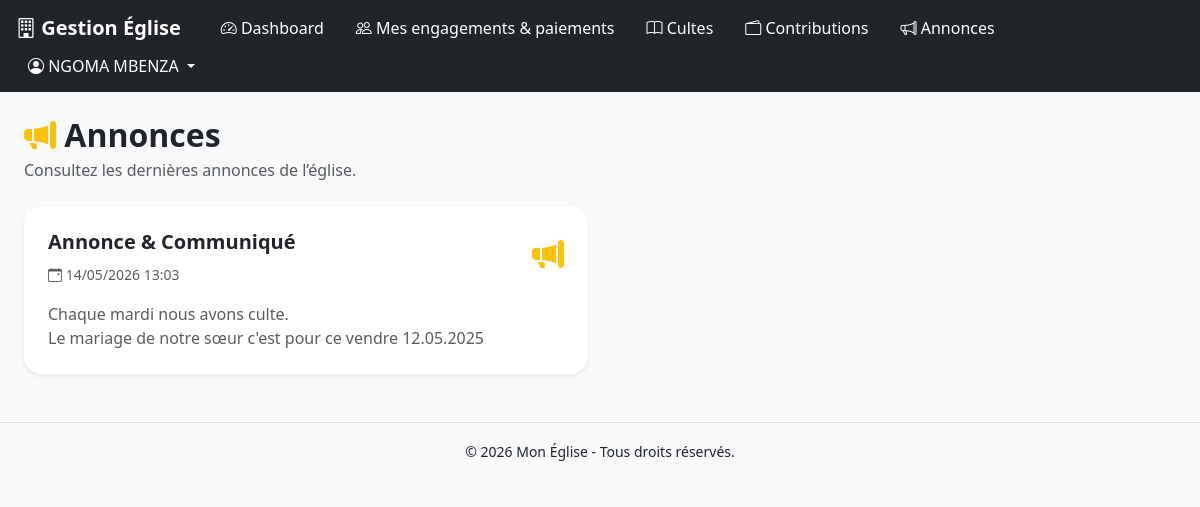
/fideles/annonces/index.php (signed in), run on the app's committed database.
### tables this page shows
CREATE TABLE `annonces` (
  `id` int(11) NOT NULL,
  `titre` varchar(255) NOT NULL,
  `contenu` text NOT NULL,
  `created_at` timestamp NOT NULL DEFAULT current_timestamp()
);

### fideles/annonces/index.php (the view, shortened to what this page needs)
<?php
require_once '../../config/database.php';
$annonces = $pdo->query("
    SELECT *
    FROM annonces
    ORDER BY id DESC
");
require_once '../../layouts/header.php';
require_once '../../layouts/navbar_sidebar_fideles.php';
?>
<link rel="stylesheet"
    href="https://cdn.jsdelivr.net/npm/bootstrap-icons@1.11.3/font/bootstrap-icons.min.css">
<div class="container-fluid p-4">
    <div class="mb-4">
        <h2 class="fw-bold mb-1">
            <i class="bi bi-megaphone-fill text-warning"></i>
            Annonces
        </h2>
        <p class="text-muted mb-0">
            Consultez les dernières annonces de l’église.
        </p>
    </div>
    <div class="row g-4">
        <?php foreach($annonces as $a): ?>
        <div class="col-lg-6">
            <div class="card shadow-sm annonce-card h-100">
                <div class="card-body p-4">
                    <div class="d-flex justify-content-between align-items-start mb-3">
                        <div>
                            <h5 class="fw-bold">
                                <?= htmlspecialchars($a['titre']) ?>
                            </h5>
                            <small class="text-muted">
                                <i class="bi bi-calendar-event"></i>
                                <?= date('d/m/Y H:i', strtotime($a['created_at'])) ?>
                            </small>
                        </div>
                        <div class="fs-2 text-warning">
                            <i class="bi bi-megaphone-fill"></i>
                        </div>
                    </div>
                    <p class="mb-0 text-muted">
                        <?= nl2br(htmlspecialchars($a['contenu'])) ?>
                    </p>
                </div>
            </div>
        </div>
        <?php endforeach; ?>
    </div>
</div>
<?php require_once '../../layouts/footer.php'; ?>

### fideles/annonces/index.php (style rules this page uses)
.annonce-card { border: none; border-radius: 18px; overflow: hidden; transition: .3s; }

### data on the page
annonces: titre "Annonce & Communiqué", created_at "14/05/2026 13:03", contenu "Chaque mardi nous avons culte. Le mariage de notre sœur c'est pour ce vendre 12.05.2025"

### other printed values
$_SESSION['user']['nom'] "NGOMA MBENZA"
